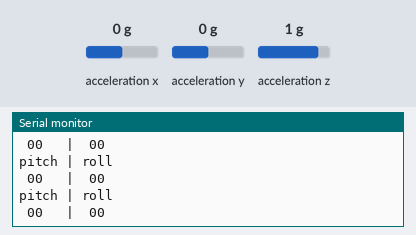
A program run on a simulated Arduino Uno, built with avr-gcc and run on an emulated ATmega328P. Parts: the last lines printed to the serial monitor. Wiring (inferred from the names in the program): MPU-6050 motion sensor at I2C address 0x68. The test bench sets the inputs (shaded band); at power-on: acceleration x 0 g, acceleration y 0 g, acceleration z 1 g.

Above: at 1.3 s.
1.4 s: acceleration x set to -1.4 g
At 1.82 s:
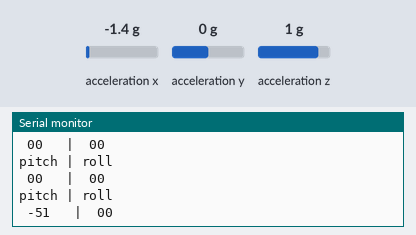
2.9 s: acceleration y set to -1.4 g
At 3.32 s:
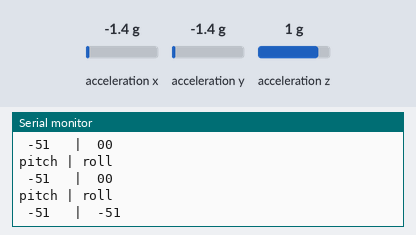
4.4 s: acceleration z set to -1.4 g
At 4.83 s:
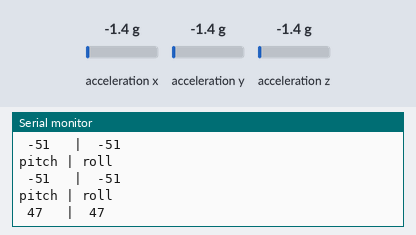
Timing chart, 0 to 7.4 s (numbered marks = the images above; inputs shaded):
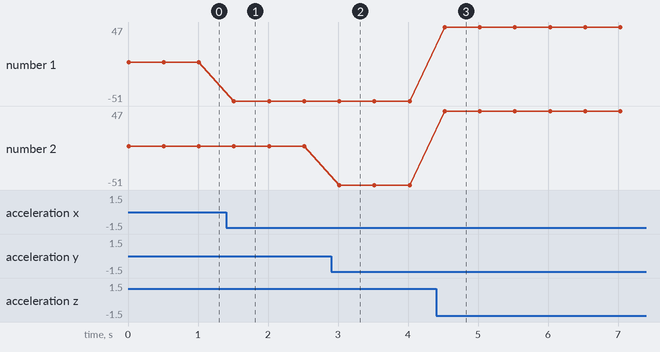

Measured:
- after the input at 1.4 s, the serial monitor: prints a new line after 0.11 s (image 1)
- after the input at 2.9 s, the serial monitor: prints a new line after 0.12 s (image 2)
- after the input at 4.4 s, the serial monitor: prints a new line after 0.12 s (image 3)
- plotted number 1: 0 → -51 after the input at 1.4 s, -51 → 47 after the input at 4.4 s
- plotted number 2: -51 → 47 after the input at 4.4 s

The program:

main.cpp
```cpp
#include <Arduino.h>
#include "mpu.h"
#include <string>

using namespace std;

Mpu *mpu = new Mpu();
int pitch, roll;
const char *pitch_zero, *roll_zero;

void setup() {
  Serial.begin(19200);
  while (!mpu->Initialize()) {
    Serial.println("MPU6050 not found. Please check wiring.");
    delay(5000);
  }

}

void loop() {
  mpu->UpdateAccelData();
  pitch = int(mpu->CalculatePitch());
  roll = int(mpu->CalculateRoll());
  pitch_zero = pitch < 10 && pitch > -10 ? "0" : "";
  roll_zero = roll < 10 && roll > -10 ? "0" : "";

  Serial.println("pitch | roll");
  Serial.print(" ");
  Serial.print(pitch_zero);
  Serial.print(pitch);
  Serial.print("   |  ");
  Serial.print(roll_zero);
  Serial.println(roll);

  delay(500);
}
```

mpu.cpp
```cpp
#include "mpu.h"
#include <ArduinoSTL.h>
#include <array>
#include <Wire.h>

using namespace std;

const int MPU_ADDRESS = 0x68;

Mpu::Mpu() : accel_data_{0, 0, 0}, accel_offsets_{0.005, 0.005, 0.105} {
  // offsets based on previous calibration
}

bool Mpu::Initialize() {
  // Initialize the MPU6050
  Wire.begin();
  Wire.beginTransmission(MPU_ADDRESS);
  Wire.write(0x6B);  // PWR_MGMT_1 register
  Wire.write(0);     // set to zero (wakes up the MPU-6050)

  // attempt to end transmission
  if (Wire.endTransmission(true)) {
    return false; // transmission fails when != 0
  }

  return true;
}

std::array<double, 3> Mpu::ReadUncalibratedAccelData() const {
  /** Read the accelerometer data, this function does
   * not account for offsets, so use with caution
   */

  // begin transmission
  Wire.beginTransmission(MPU_ADDRESS);

  /** registers to read from:
   *  0x3B (ACCEL_XOUT_H) + 0x3C (ACCEL_XOUT_L)
   *  0x3D (ACCEL_YOUT_H) + 0x3E (ACCEL_YOUT_L)
   *  0x3F (ACCEL_ZOUT_H) + 0x40 (ACCEL_ZOUT_L)
   */
  Wire.write(0x3B);  // start with 0x3B
  Wire.endTransmission(false);


  // request from 6 registers (3 axes * 2 bytes each)
  Wire.requestFrom(MPU_ADDRESS, 6, true);
  double accel_x = Wire.read() << 8 | Wire.read();
  double accel_y = Wire.read() << 8 | Wire.read();
  double accel_z = Wire.read() << 8 | Wire.read();

  // convert the raw data to g
  return {accel_x / 16384.0, accel_y / 16384.0, accel_z / 16384.0};
}

void Mpu::Calibrate() {
  // Calibrate the accelerometer by taking avg of 500 samples
  Serial.println("Calibrating accelerometer...");
  array<double, 3> accel_sum{0, 0, 0};
  array<double, 3> collected_accel_data = ReadUncalibratedAccelData();
  for (int i = 0; i < 499; i++) {
    accel_sum[0] += collected_accel_data[0];
    accel_sum[1] += collected_accel_data[1];

    // z axis should be 1g when flat
    accel_sum[2] += (1 - collected_accel_data[2]);

    collected_accel_data = ReadUncalibratedAccelData();
    delay(10);
  }

  accel_offsets_[0] = accel_sum[0] / 500.0;
  accel_offsets_[1] = accel_sum[1] / 500.0;
  accel_offsets_[2] = accel_sum[2] / 500.0;

  Serial.println("Calibrated!");
}

void Mpu::PrintAccelData() const {
  // Print the accelerometer data
  Serial.print("X: ");
  Serial.print(accel_data_[0]);

  Serial.print(" Y: ");
  Serial.print(accel_data_[1]);

  Serial.print(" Z: ");
  Serial.println(accel_data_[2]);

  Serial.println();
}

void Mpu::PrintAccelOffsets() const {
  // Print the accelerometer offsets
  Serial.print("X: ");
  Serial.print(accel_offsets_[0]);

  Serial.print(" Y: ");
  Serial.print(accel_offsets_[1]);

  Serial.print(" Z: ");
  Serial.println(accel_offsets_[2]);

  Serial.println();
}

void Mpu::UpdateAccelData() {
  // update the calibrated accelerometer data
  accel_data_ = ReadUncalibratedAccelData();
  for (int i = 0; i < 3; i++) {
    accel_data_[i] += accel_offsets_[i];
  }
}

double Mpu::CalculatePitch() const {
  return atan(accel_data_[0] / accel_data_[2]) * 180 / 3.14;
}

double Mpu::CalculateRoll() const {
  return atan(accel_data_[1] / accel_data_[2]) * 180 / 3.14;
}

std::array<double, 3> Mpu::GetAccelData() const { return accel_data_; }
```

mpu.h
```cpp
#ifndef BALANCE_BOT_SRC_MPU_H_
#define BALANCE_BOT_SRC_MPU_H_

#include <ArduinoSTL.h>
#include <array>

class Mpu {
 private:
  std::array<double, 3> accel_data_;
  std::array<double, 3> accel_offsets_;

  std::array<double, 3> ReadUncalibratedAccelData() const;

 public:
  Mpu();
  bool Initialize();

  void Calibrate();
  void UpdateAccelData();
  double CalculatePitch() const;
  double CalculateRoll() const;

  void PrintAccelData() const;
  void PrintAccelOffsets() const;
  std::array<double, 3> GetAccelData() const;
};

#endif //BALANCE_BOT_SRC_MPU_H_
```
